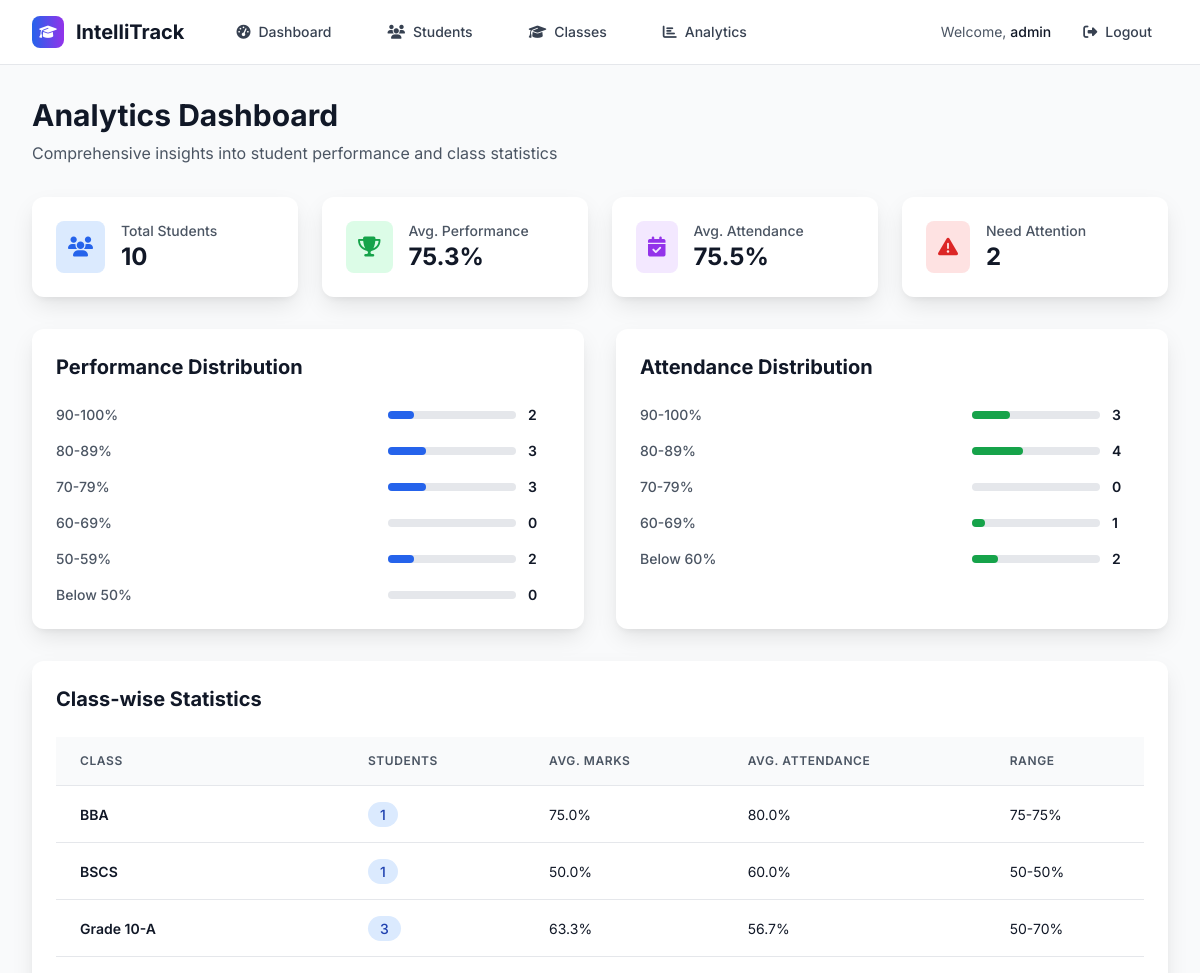
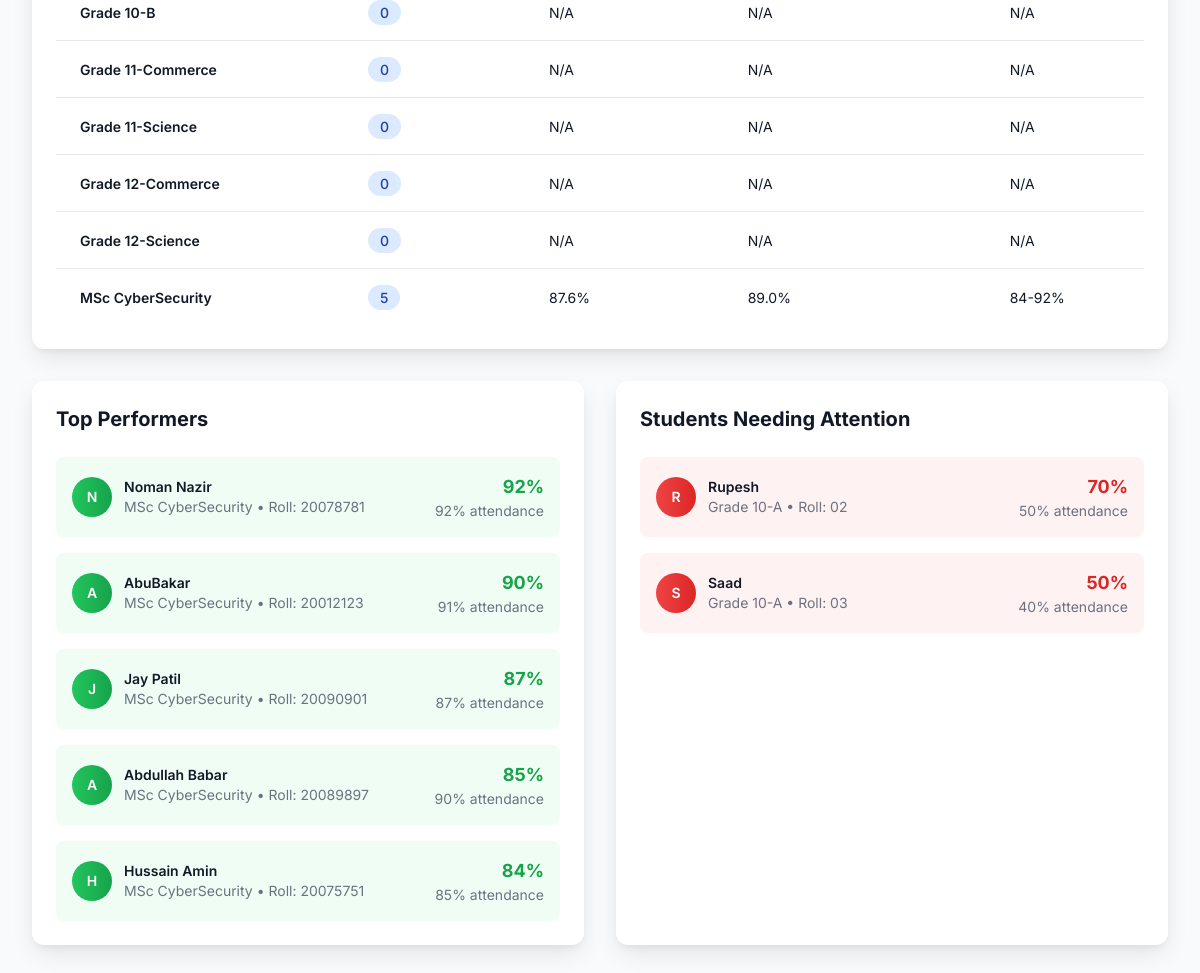
Screenshot of /analytics (signed in) with the database file from the repository (2 pictures, top to bottom).
### tables this page shows
CREATE TABLE classes (
            id INTEGER PRIMARY KEY AUTOINCREMENT,
            name TEXT UNIQUE NOT NULL,
            description TEXT,
            created_at TIMESTAMP DEFAULT CURRENT_TIMESTAMP
        );

CREATE TABLE students (
            id INTEGER PRIMARY KEY AUTOINCREMENT,
            name TEXT NOT NULL,
            roll_no TEXT UNIQUE NOT NULL,
            class_id INTEGER NOT NULL,
            subjects TEXT NOT NULL,
            marks INTEGER NOT NULL,
            attendance INTEGER NOT NULL,
            FOREIGN KEY (class_id) REFERENCES classes (id)
        );

### backend/routes.py (the view)
    @app.route('/analytics')
    @login_required
    def analytics():
        conn = get_db_connection()
        students = conn.execute('''
            SELECT s.*, c.name as class_name
            FROM students s
            JOIN classes c ON s.class_id = c.id
            ORDER BY s.marks DESC
        ''').fetchall()
        classes_stats = conn.execute('''
            SELECT
                c.name,
                COUNT(s.id) as student_count,
                AVG(s.marks) as avg_marks,
                AVG(s.attendance) as avg_attendance,
                MIN(s.marks) as min_marks,
                MAX(s.marks) as max_marks
            FROM classes c
            LEFT JOIN students s ON c.id = s.class_id
            GROUP BY c.id, c.name
            ORDER BY c.name
        ''').fetchall()
        performance_ranges = {
            '90-100': len([s for s in students if s['marks'] >= 90]),
            '80-89': len([s for s in students if 80 <= s['marks'] < 90]),
            '70-79': len([s for s in students if 70 <= s['marks'] < 80]),
            '60-69': len([s for s in students if 60 <= s['marks'] < 70]),
            '50-59': len([s for s in students if 50 <= s['marks'] < 60]),
            'Below 50': len([s for s in students if s['marks'] < 50])
        }
        attendance_ranges = {
            '90-100': len([s for s in students if s['attendance'] >= 90]),
            '80-89': len([s for s in students if 80 <= s['attendance'] < 90]),
            '70-79': len([s for s in students if 70 <= s['attendance'] < 80]),
            '60-69': len([s for s in students if 60 <= s['attendance'] < 70]),
            'Below 60': len([s for s in students if s['attendance'] < 60])
        }
        top_performers = students[:5] if len(students) >= 5 else students
        students_attention = [s for s in students if s['marks'] < 50 or s['attendance'] < 60]
        conn.close()
        return render_template('analytics.html',
                             students=students,
                             classes_stats=classes_stats,
                             performance_ranges=performance_ranges,
                             attendance_ranges=attendance_ranges,
                             top_performers=top_performers,
                             students_attention=students_attention)

### backend/auth.py (called while the page is built)
def login_required(f):
    @wraps(f)
    def decorated_function(*args, **kwargs):
        if 'logged_in' not in session:
            return redirect(url_for('login'))
        return f(*args, **kwargs)
    return decorated_function

### backend/db.py (called while the page is built)
def get_db_connection():
    conn = sqlite3.connect(DATABASE)
    conn.row_factory = sqlite3.Row
    return conn

### frontend/templates/analytics.html (shortened to what this page needs)
{% extends "base.html" %}
{% block content %}
<div class="min-h-screen bg-gray-50 py-8">
    <div class="max-w-7xl mx-auto px-4 sm:px-6 lg:px-8">
        <div class="mb-8">
            <h1 class="text-3xl font-bold text-gray-900 mb-2">Analytics Dashboard</h1>
            <p class="text-gray-600">Comprehensive insights into student performance and class statistics</p>
        </div>
        <div class="grid grid-cols-1 md:grid-cols-4 gap-6 mb-8">
            <div class="card-shadow bg-white rounded-xl p-6">
                <div class="flex items-center">
                    <div class="p-3 bg-blue-100 rounded-lg">
                        <i class="fas fa-users text-blue-600 text-xl"></i>
                    </div>
                    <div class="ml-4">
                        <p class="text-sm font-medium text-gray-600">Total Students</p>
                        <p class="text-2xl font-bold text-gray-900">{{ students|length if students else 0 }}</p>
                    </div>
                </div>
            </div>
            <div class="card-shadow bg-white rounded-xl p-6">
                <div class="flex items-center">
                    <div class="p-3 bg-green-100 rounded-lg">
                        <i class="fas fa-trophy text-green-600 text-xl"></i>
                    </div>
                    <div class="ml-4">
                        <p class="text-sm font-medium text-gray-600">Avg. Performance</p>
                        <p class="text-2xl font-bold text-gray-900">
                            {% if students %}
                                {{ "%.1f"|format(students|map(attribute='marks')|list|sum / students|length) }}%
                            {% else %}
                                0%
                            {% endif %}
                        </p>
                    </div>
                </div>
            </div>
            <div class="card-shadow bg-white rounded-xl p-6">
                <div class="flex items-center">
                    <div class="p-3 bg-purple-100 rounded-lg">
                        <i class="fas fa-calendar-check text-purple-600 text-xl"></i>
                    </div>
                    <div class="ml-4">
                        <p class="text-sm font-medium text-gray-600">Avg. Attendance</p>
                        <p class="text-2xl font-bold text-gray-900">
                            {% if students %}
                                {{ "%.1f"|format(students|map(attribute='attendance')|list|sum / students|length) }}%
                            {% else %}
                                0%
                            {% endif %}
                        </p>
                    </div>
                </div>
            </div>
            <div class="card-shadow bg-white rounded-xl p-6">
                <div class="flex items-center">
                    <div class="p-3 bg-red-100 rounded-lg">
                        <i class="fas fa-exclamation-triangle text-red-600 text-xl"></i>
                    </div>
                    <div class="ml-4">
                        <p class="text-sm font-medium text-gray-600">Need Attention</p>
                        <p class="text-2xl font-bold text-gray-900">{{ students_attention|length if students_attention else 0 }}</p>
                    </div>
                </div>
            </div>
        </div>
        <div class="grid grid-cols-1 lg:grid-cols-2 gap-8 mb-8">
            <div class="card-shadow bg-white rounded-xl p-6">
                <h3 class="text-xl font-bold text-gray-900 mb-6">Performance Distribution</h3>
                <div class="space-y-4">
                    {% for range_name, count in performance_ranges.items() %}
                    <div class="flex items-center justify-between">
                        <span class="text-sm font-medium text-gray-600">{{ range_name }}%</span>
                        <div class="flex items-center">
                            <div class="w-32 bg-gray-200 rounded-full h-2 mr-3">
                                <div class="bg-blue-600 h-2 rounded-full" style="width: {{ (count / students|length * 100) if students else 0 }}%"></div>
                            </div>
                            <span class="text-sm font-semibold text-gray-900 w-8">{{ count }}</span>
                        </div>
                    </div>
                    {% endfor %}
                </div>
            </div>
            <div class="card-shadow bg-white rounded-xl p-6">
                <h3 class="text-xl font-bold text-gray-900 mb-6">Attendance Distribution</h3>
                <div class="space-y-4">
                    {% for range_name, count in attendance_ranges.items() %}
                    <div class="flex items-center justify-between">
                        <span class="text-sm font-medium text-gray-600">{{ range_name }}%</span>
                        <div class="flex items-center">
                            <div class="w-32 bg-gray-200 rounded-full h-2 mr-3">
                                <div class="bg-green-600 h-2 rounded-full" style="width: {{ (count / students|length * 100) if students else 0 }}%"></div>
                            </div>
                            <span class="text-sm font-semibold text-gray-900 w-8">{{ count }}</span>
                        </div>
                    </div>
                    {% endfor %}
                </div>
            </div>
        </div>
        <div class="card-shadow bg-white rounded-xl p-6 mb-8">
            <h3 class="text-xl font-bold text-gray-900 mb-6">Class-wise Statistics</h3>
            {% if classes_stats %}
            <div class="overflow-x-auto">
                <table class="w-full">
                    <thead class="bg-gray-50 border-b border-gray-200">
                        <tr>
                            <th class="px-6 py-4 text-left text-xs font-semibold text-gray-600 uppercase tracking-wider">Class</th>
                            <th class="px-6 py-4 text-left text-xs font-semibold text-gray-600 uppercase tracking-wider">Students</th>
                            <th class="px-6 py-4 text-left text-xs font-semibold text-gray-600 uppercase tracking-wider">Avg. Marks</th>
                            <th class="px-6 py-4 text-left text-xs font-semibold text-gray-600 uppercase tracking-wider">Avg. Attendance</th>
                            <th class="px-6 py-4 text-left text-xs font-semibold text-gray-600 uppercase tracking-wider">Range</th>
                        </tr>
                    </thead>
                    <tbody class="divide-y divide-gray-200">
                        {% for class_stat in classes_stats %}
                        <tr class="hover:bg-gray-50">
                            <td class="px-6 py-4 whitespace-nowrap">
                                <span class="text-sm font-semibold text-gray-900">{{ class_stat.name }}</span>
                            </td>
                            <td class="px-6 py-4 whitespace-nowrap">
                                <span class="px-3 py-1 bg-blue-100 text-blue-800 rounded-full text-sm font-medium">{{ class_stat.student_count }}</span>
                            </td>
                            <td class="px-6 py-4 whitespace-nowrap">
                                <span class="text-sm text-gray-900">
                                    {% if class_stat.avg_marks %}
                                        {{ "%.1f"|format(class_stat.avg_marks) }}%
                                    {% else %}
                                        N/A
                                    {% endif %}
                                </span>
                            </td>
                            <td class="px-6 py-4 whitespace-nowrap">
                                <span class="text-sm text-gray-900">
                                    {% if class_stat.avg_attendance %}
                                        {{ "%.1f"|format(class_stat.avg_attendance) }}%
                                    {% else %}
                                        N/A
                                    {% endif %}
                                </span>
                            </td>
                            <td class="px-6 py-4 whitespace-nowrap">
                                <span class="text-sm text-gray-900">
                                    {% if class_stat.min_marks and class_stat.max_marks %}
                                        {{ class_stat.min_marks }}-{{ class_stat.max_marks }}%
                                    {% else %}
                                        N/A
                                    {% endif %}
                                </span>
                            </td>
                        </tr>
                        {% endfor %}
                    </tbody>
                </table>
            </div>
            {% else %}
            <p class="text-gray-500 text-center py-8">No class data available</p>
            {% endif %}
        </div>
        <div class="grid grid-cols-1 lg:grid-cols-2 gap-8">
            <div class="card-shadow bg-white rounded-xl p-6">
                <h3 class="text-xl font-bold text-gray-900 mb-6">Top Performers</h3>
                {% if top_performers %}
                <div class="space-y-4">
                    {% for student in top_performers %}
                    <div class="flex items-center justify-between p-4 bg-green-50 rounded-lg">
                        <div class="flex items-center">
                            <div class="w-10 h-10 bg-gradient-to-r from-green-500 to-green-600 rounded-full flex items-center justify-center mr-3">
                                <span class="text-white font-semibold text-sm">{{ student.name[0]|upper }}</span>
                            </div>
                            <div>
                                <div class="text-sm font-semibold text-gray-900">{{ student.name }}</div>
                                <div class="text-sm text-gray-500">{{ student.class_name }} • Roll: {{ student.roll_no }}</div>
                            </div>
                        </div>
                        <div class="text-right">
                            <div class="text-lg font-bold text-green-600">{{ student.marks }}%</div>
                            <div class="text-sm text-gray-500">{{ student.attendance }}% attendance</div>
                        </div>
                    </div>
                    {% endfor %}
                </div>
                {% else %}
                <p class="text-gray-500 text-center py-8">No student data available</p>
                {% endif %}
            </div>
            <div class="card-shadow bg-white rounded-xl p-6">
                <h3 class="text-xl font-bold text-gray-900 mb-6">Students Needing Attention</h3>
                {% if students_attention %}
                <div class="space-y-4">
                    {% for student in students_attention %}
                    <div class="flex items-center justify-between p-4 bg-red-50 rounded-lg">
                        <div class="flex items-center">
                            <div class="w-10 h-10 bg-gradient-to-r from-red-500 to-red-600 rounded-full flex items-center justify-center mr-3">
                                <span class="text-white font-semibold text-sm">{{ student.name[0]|upper }}</span>
                            </div>
                            <div>
                                <div class="text-sm font-semibold text-gray-900">{{ student.name }}</div>
                                <div class="text-sm text-gray-500">{{ student.class_name }} • Roll: {{ student.roll_no }}</div>
                            </div>
                        </div>
                        <div class="text-right">
                            <div class="text-lg font-bold text-red-600">{{ student.marks }}%</div>
                            <div class="text-sm text-gray-500">{{ student.attendance }}% attendance</div>
                        </div>
                    </div>
                    {% endfor %}
                </div>
                {% else %}
                <p class="text-gray-500 text-center py-8">All students are performing well!</p>
                {% endif %}
            </div>
        </div>
    </div>
</div>
{% endblock %}

### frontend/templates/base.html (style rules this page uses)
body { font-family: 'Inter', sans-serif; }
.card-shadow { box-shadow: 0 10px 25px -3px rgba(0, 0, 0, 0.1), 0 4px 6px -2px rgba(0, 0, 0, 0.05); }

### rows the page displays
classes: name "BBA", student_count "1", avg_marks "75.0", avg_attendance "80.0", min_marks "75", max_marks "75"
classes: name "BSCS", student_count "1", avg_marks "50.0", avg_attendance "60.0", min_marks "50", max_marks "50"
classes: name "Grade 10-A", student_count "3", avg_marks "63.3", avg_attendance "56.7", min_marks "50", max_marks "70"
classes: name "Grade 10-B", student_count "0", shows "N/A"
classes: name "Grade 11-Commerce", student_count "0", shows "N/A"
classes: name "Grade 11-Science", student_count "0", shows "N/A"
classes: name "Grade 12-Commerce", student_count "0", shows "N/A"
classes: name "Grade 12-Science", student_count "0", shows "N/A"
classes: name "MSc CyberSecurity", student_count "5", avg_marks "87.6", avg_attendance "89.0", min_marks "84", max_marks "92"
students: name "N", name "Noman Nazir", class_name "MSc CyberSecurity", roll_no "20078781", marks "92", attendance "92"
students: name "A", name "AbuBakar", class_name "MSc CyberSecurity", roll_no "20012123", marks "90", attendance "91"
students: name "J", name "Jay Patil", class_name "MSc CyberSecurity", roll_no "20090901", marks "87", attendance "87"
students: name "A", name "Abdullah Babar", class_name "MSc CyberSecurity", roll_no "20089897", marks "85", attendance "90"
students: name "H", name "Hussain Amin", class_name "MSc CyberSecurity", roll_no "20075751", marks "84", attendance "85"
students: name "R", name "Rupesh", class_name "Grade 10-A", roll_no "02", marks "70", attendance "50"
students: name "S", name "Saad", class_name "Grade 10-A", roll_no "03", marks "50", attendance "40"

### other values shown
{{ session.username }} "admin"
{{ students|length if students else 0 }} "10"
{{ students_attention|length if students_attention else 0 }} "2"
{{ range_name }} "90-100" "80-89" "70-79" "60-69" "50-59" "Below 50"
{{ count }} "2" "3" "3" "0" "2" "0"
{{ range_name }} "90-100" "80-89" "70-79" "60-69" "Below 60"
{{ count }} "3" "4" "0" "1" "2"
